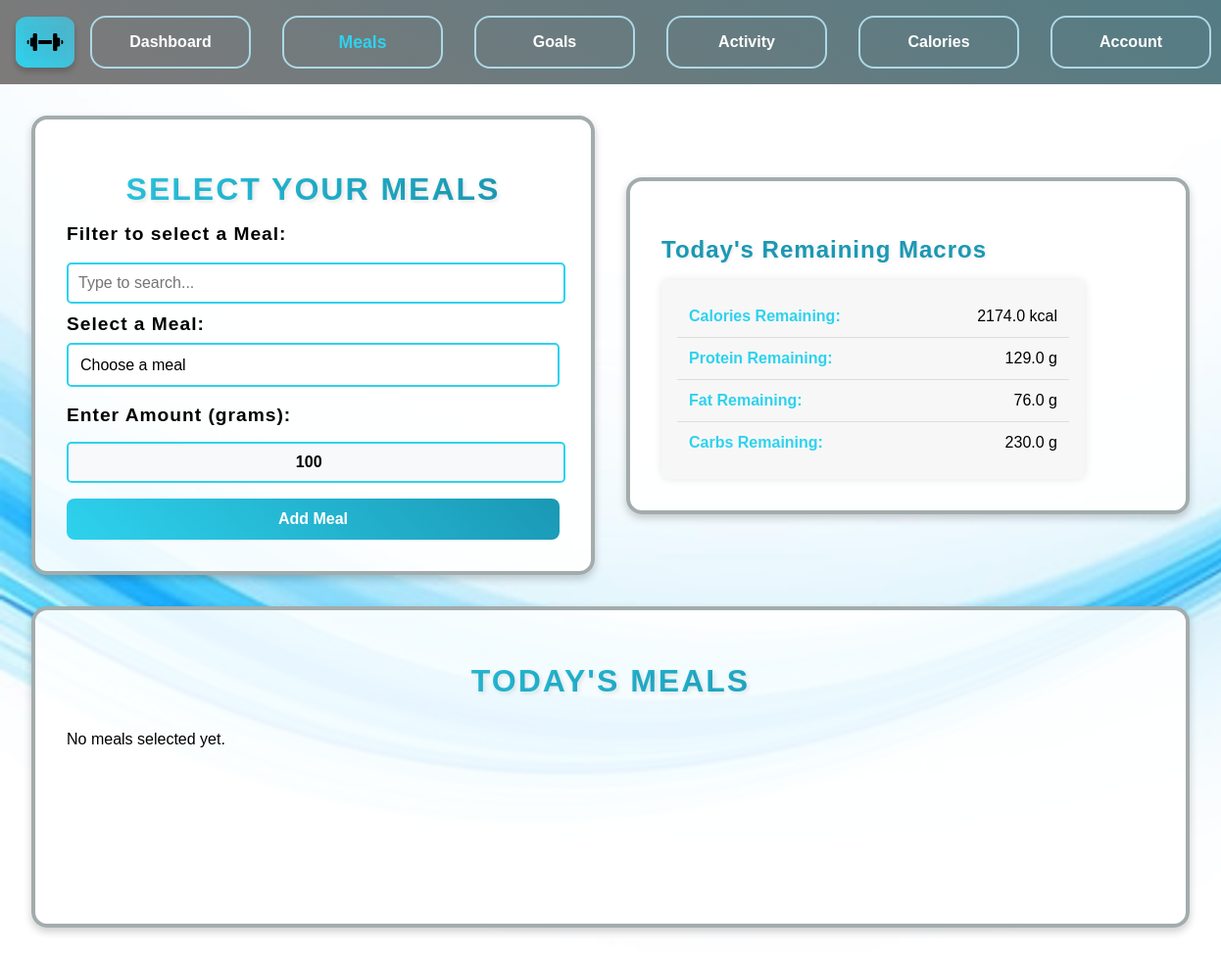
Screenshot of /meals (signed in) with the database file from the repository.
### app.py (models this page shows, shortened)
class User(db.Model):
    id = db.Column(db.Integer, primary_key=True)
    username = db.Column(db.String(100))
    weight = db.Column(db.Float, default=90)
    height = db.Column(db.Float, default=1.75)
    age = db.Column(db.Integer, default=48)
    gender = db.Column(db.String(10), default='male')
    bmi = db.Column(db.Float)
    bmr = db.Column(db.Float)
    tdee = db.Column(db.Float)
    exercise_level = db.Column(db.String(20), default='sedentary')
    goal = db.Column(db.String(20), default='maintain')
    intensity = db.Column(db.String(20))
    caloriesRequired = db.Column(db.Float)
    proteinRatio = db.Column(db.Float)
    fatRatio = db.Column(db.Float)
    carbRatio = db.Column(db.Float)
    proteinRequired = db.Column(db.Float)
    fatRequired = db.Column(db.Float)
    carbRequired = db.Column(db.Float)
    caloriesRemaining = db.Column(db.Float)
    proteinRemaining = db.Column(db.Float)
    fatRemaining = db.Column(db.Float)
    carbRemaining = db.Column(db.Float)
    last_reset = db.Column(db.Date, default=lambda: datetime.now(timezone.utc).date())
    def reset_macros(self):
        today = datetime.now(timezone.utc).date()
        if self.caloriesRemaining is None:
            self.caloriesRemaining = self.caloriesRequired or 0
        if self.proteinRemaining is None:
            self.proteinRemaining = self.proteinRequired or 0
        if self.fatRemaining is None:
            self.fatRemaining = self.fatRequired or 0
        if self.carbRemaining is None:
            self.carbRemaining = self.carbRequired or 0
        if self.last_reset is None:
            self.last_reset = today
        if self.last_reset != today:
            self.caloriesRemaining = self.caloriesRequired
            self.proteinRemaining = self.proteinRequired
            self.fatRemaining = self.fatRequired
            self.carbRemaining = self.carbRequired
            self.last_reset = today
            db.session.commit()
    meals = db.relationship('UserMeals', backref='user', lazy=True, cascade="all, delete-orphan")

### app.py (the view, shortened to what this page needs)
@app.route('/meals', methods=['POST', 'GET'])
def meals():
    if 'username' not in session:
        return redirect(url_for('login'))
    username = session.get('username')
    found_user = User.query.filter_by(username=username).first()
    if not user_details_complete(found_user):
        flash("Please complete your account details before using the program.", "warning")
        return redirect(url_for('account'))
    found_user.reset_macros()
    meals_list = Meal.query.all()
    today = datetime.now(timezone.utc).date()
    user_meals = (
        db.session.query(UserMeals, Meal)
        .join(Meal)
        .filter(UserMeals.user_id == found_user.id)
        .filter(UserMeals.date_added >= today)  # Filter meals added today
        .all()
    )
    goal_messages = check_goal_achievement(found_user)
    return render_template('meals.html',
                           meals_list=meals_list,
                           user_meals=user_meals,
                           user_db=found_user,
                           goal_messages=goal_messages
                           )

### modules.py (called while the page is built)
def check_goal_achievement(user):
    messages = []
    calorie_margin = 30
    macro_margin = 5
    if abs(user.caloriesRemaining) <= calorie_margin:
        messages.append("🎉 You've reached your calorie goal for today!")
    if abs(user.proteinRemaining) <= macro_margin:
        messages.append("💪 Great job! You've hit your protein goal!")
    if abs(user.fatRemaining) <= macro_margin:
        messages.append("🥑 Awesome! You've met your fat intake goal!")
    if abs(user.carbRemaining) <= macro_margin:
        messages.append("🍞 Congrats! You've hit your carb goal!")
    return messages

def user_details_complete(user):
    return all([
        user.weight is not None,
        user.height is not None,
        user.age is not None,
        user.gender is not None,
        user.exercise_level is not None,
        user.caloriesRequired is not None,
        user.proteinRequired is not None,
        user.fatRequired is not None,
        user.carbRequired is not None
    ])

### templates/meals.html (shortened to what this page needs)
{% extends "base.html" %}
{% block content %}
<div class="content">
    <div class="section-box">
        <h1>Select Your Meals</h1>
        <form method="POST" action="/meals">
            <label for="meal-search">Filter to select a Meal:</label>
            <input type="text" id="meal-search" onkeyup="filterMeals()" placeholder="Type to search...">
            <br>
            <label for="meal_id">Select a Meal:</label>
            <select name="meal_id" id="meal_id" required>
                <option value="" disabled selected>Choose a meal</option>
            </select>
            <br><br>
            <label for="amount">Enter Amount (grams):</label>
            <input type="number" name="amount" id="amount" min="1" value="100" required>
            <button type="submit" class="styled-button">Add Meal</button>
        </form>
    </div>
    <div class="section-box">
        <h3>Today's Remaining Macros</h3>
        <ul class="user-list">
            <li><strong>Calories Remaining:</strong> {{ user_db.caloriesRemaining }} kcal</li>
            <li><strong>Protein Remaining:</strong> {{ user_db.proteinRemaining }} g</li>
            <li><strong>Fat Remaining:</strong> {{ user_db.fatRemaining }} g</li>
            <li><strong>Carbs Remaining:</strong> {{ user_db.carbRemaining }} g</li>
        </ul>
    </div>
    <div class="section-box">
        <h1>Today's Meals</h1>
        {% if user_meals %}
            <table>
                <thead>
                    <tr>
                        <th>Meal Name</th>
                        <th>Amount (g)</th>
                        <th>Calories</th>
                        <th>Protein (g)</th>
                        <th>Carbs (g)</th>
                        <th>Fat (g)</th>
                    </tr>
                </thead>
                <tbody>
                    {% for user_meal, meal in user_meals %}
                    <tr>
                        <td>{{ meal.food_name }}</td>
                        <td>{{ user_meal.amount }}</td>
                        <td>{{ user_meal.calories }}</td>
                        <td>{{ user_meal.protein }}</td>
                        <td>{{ user_meal.carbs }}</td>
                        <td>{{ user_meal.fat }}</td>
                    </tr>
                    {% endfor %}
                </tbody>
            </table>
        {% else %}
            <p>No meals selected yet.</p>
        {% endif %}
    </div>
</div>
{% endblock %}

### static/style.css (style rules this page uses)
html, body { background-image: url("./images/background.jpg"); background-size: cover; background-attachment: fixed; height: 100%; margin: 0rem; display: flex; flex-direction: column; box-sizing: border-box; font-family: sans-serif; }
.section-box { display: flex; flex-direction: column; flex-grow: 1; border: 0.3rem solid rgb(163, 172, 172); padding: 2rem; margin: 1rem; border-radius: 1rem; background-color: rgba(255, 255, 255, 0.9); width: 40%; box-shadow: 0 0.25rem 0.5rem rgba(0, 0, 0, 0.2); transition: transform 0.3s ease-in-out; overflow: hidden; min-height: 16rem; }
.content { display: flex; flex-wrap: wrap; justify-content: space-between; align-items: center; padding: 1rem; }
h1 { font-size: 2rem; font-weight: bold; text-align: center; text-transform: uppercase; background: linear-gradient(45deg, #2ed2ee, #1a98b4); background-clip: text; -webkit-background-clip: text; color: transparent; letter-spacing: 2px; text-shadow: 2px 2px 4px rgba(0, 0, 0, 0.1); margin-bottom: 1rem; }
h3 { font-size: 1.5rem; font-weight: bold; color: #1a98b4; text-transform: capitalize; letter-spacing: 1px; margin-bottom: 0.75rem; padding-bottom: 0.3rem; display: inline-block; text-shadow: 1px 1px 3px rgba(0, 0, 0, 0.1); }
label { font-size: 1.2rem; font-weight: bold; margin-bottom: 0.5rem; display: block; letter-spacing: 1px; color: linear-gradient(45deg, #334043, #481ab4);; }
input[type="text"], input[type="password"] { width: 90%; padding: 0.75rem; margin: 0.5rem 0; border: 1px solid #ccc; border-radius: 0.5rem; font-size: 1rem; outline: none; transition: border-color 0.3s ease-in-out, box-shadow 0.2s ease-in-out; }
button, input[type="submit"] { width: 100%; padding: 0.75rem; margin-top: 1rem; border: none; border-radius: 0.5rem; background: linear-gradient(45deg, #2ed2ee, #1a98b4); color: white; font-size: 1rem; cursor: pointer; transition: all 0.3s ease-in-out; font-weight: bold; }
.user-list { list-style: none; padding: 1rem; margin: 0; background: #f7f7f7; border-radius: 0.5rem; box-shadow: 0 0 10px rgba(0, 0, 0, 0.1); max-width: 400px; }
.user-list li { padding: 0.75rem; font-size: 1rem; border-bottom: 1px solid #ddd; display: flex; justify-content: space-between; }
.user-list li:last-child { border-bottom: none; }
.user-list li strong { color: #2ed2ee; }
#meal-search { width: 96.5%; padding: 0.625rem; margin: 0.625rem 0; border: 0.125rem solid #2ed2ee; border-radius: 0.3125rem; font-size: 1rem; outline: none; transition: 0.3s ease-in-out; }
#meal_id { width: 100%; padding: 0.75rem; border: 0.125rem solid #2ed2ee; border-radius: 0.3125rem; font-size: 1rem; background: #ffffff; appearance: none; cursor: pointer; outline: none; transition: 0.3s ease-in-out; }
#amount { width: 96.5%; padding: 0.625rem; margin-top: 0.5rem; border: 0.125rem solid #2ed2ee; border-radius: 0.3125rem; font-size: 1rem; outline: none; transition: 0.3s ease-in-out; text-align: center; font-weight: bold; background-color: #f8f9fa; }

### rows the page displays
User: caloriesRemaining "2174.0", proteinRemaining "129.0", fatRemaining "76.0", carbRemaining "230.0"
